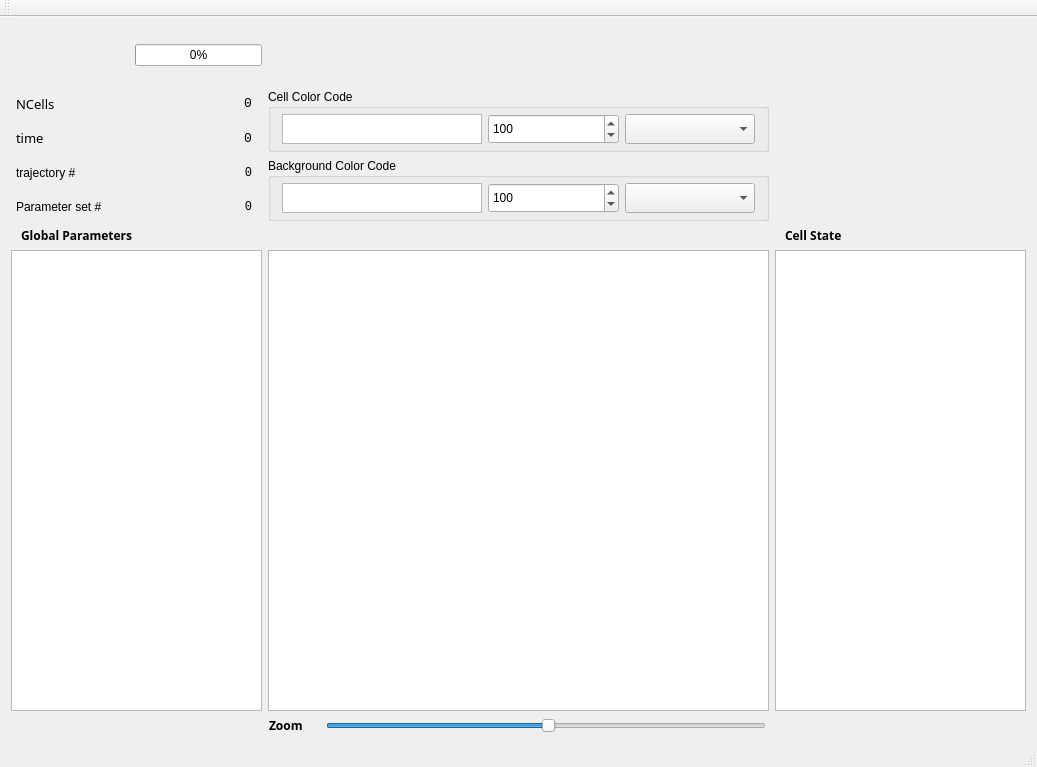
<?xml version="1.0" encoding="UTF-8"?>
<ui version="4.0">
 <class>MainWindow</class>
 <widget class="QMainWindow" name="MainWindow">
  <property name="geometry">
   <rect>
    <x>0</x>
    <y>0</y>
    <width>1037</width>
    <height>767</height>
   </rect>
  </property>
  <property name="windowTitle">
   <string>Quorum Sensing Simulation</string>
  </property>
  <widget class="QWidget" name="centralWidget">
   <layout class="QGridLayout" name="gridLayout_3">
    <item row="0" column="0">
     <layout class="QGridLayout" name="gridLayout_2" columnstretch="1,2,1">
      <item row="0" column="0">
       <layout class="QHBoxLayout" name="horizontalLayout">
        <item>
         <widget class="QToolButton" name="playButton">
          <property name="text">
           <string/>
          </property>
          <property name="icon">
           <iconset resource="colonyResourceFile.qrc">
            <normaloff>:/icons/realistik_player_play_48.png</normaloff>:/icons/realistik_player_play_48.png</iconset>
          </property>
          <property name="iconSize">
           <size>
            <width>48</width>
            <height>48</height>
           </size>
          </property>
          <property name="autoRaise">
           <bool>true</bool>
          </property>
         </widget>
        </item>
        <item>
         <widget class="QToolButton" name="pauseButton">
          <property name="sizePolicy">
           <sizepolicy hsizetype="Fixed" vsizetype="Fixed">
            <horstretch>0</horstretch>
            <verstretch>0</verstretch>
           </sizepolicy>
          </property>
          <property name="text">
           <string/>
          </property>
          <property name="icon">
           <iconset resource="colonyResourceFile.qrc">
            <normaloff>:/icons/realistik_player_pause_48.png</normaloff>:/icons/realistik_player_pause_48.png</iconset>
          </property>
          <property name="iconSize">
           <size>
            <width>48</width>
            <height>48</height>
           </size>
          </property>
          <property name="autoRaise">
           <bool>true</bool>
          </property>
         </widget>
        </item>
        <item>
         <widget class="QProgressBar" name="simulationProgressBar">
          <property name="maximumSize">
           <size>
            <width>300</width>
            <height>16777215</height>
           </size>
          </property>
          <property name="value">
           <number>0</number>
          </property>
         </widget>
        </item>
       </layout>
      </item>
      <item row="1" column="0">
       <layout class="QGridLayout" name="gridLayout">
        <property name="leftMargin">
         <number>5</number>
        </property>
        <property name="rightMargin">
         <number>10</number>
        </property>
        <item row="1" column="0">
         <widget class="QLabel" name="NCells">
          <property name="font">
           <font>
            <family>Sans Serif</family>
            <pointsize>10</pointsize>
           </font>
          </property>
          <property name="text">
           <string>NCells</string>
          </property>
         </widget>
        </item>
        <item row="1" column="1">
         <widget class="QLabel" name="NCellsNum">
          <property name="font">
           <font>
            <family>Monospace</family>
            <pointsize>10</pointsize>
           </font>
          </property>
          <property name="layoutDirection">
           <enum>Qt::LeftToRight</enum>
          </property>
          <property name="text">
           <string>0</string>
          </property>
          <property name="alignment">
           <set>Qt::AlignRight|Qt::AlignTrailing|Qt::AlignVCenter</set>
          </property>
         </widget>
        </item>
        <item row="2" column="0">
         <widget class="QLabel" name="time">
          <property name="font">
           <font>
            <family>Sans Serif</family>
            <pointsize>10</pointsize>
           </font>
          </property>
          <property name="text">
           <string>time</string>
          </property>
         </widget>
        </item>
        <item row="2" column="1">
         <widget class="QLabel" name="timeNum">
          <property name="font">
           <font>
            <family>Monospace</family>
            <pointsize>10</pointsize>
           </font>
          </property>
          <property name="layoutDirection">
           <enum>Qt::LeftToRight</enum>
          </property>
          <property name="text">
           <string>0</string>
          </property>
          <property name="alignment">
           <set>Qt::AlignRight|Qt::AlignTrailing|Qt::AlignVCenter</set>
          </property>
         </widget>
        </item>
        <item row="3" column="0">
         <widget class="QLabel" name="iTraj">
          <property name="text">
           <string>trajectory #</string>
          </property>
         </widget>
        </item>
        <item row="3" column="1">
         <widget class="QLabel" name="iTrajNum">
          <property name="font">
           <font>
            <family>Monospace</family>
           </font>
          </property>
          <property name="layoutDirection">
           <enum>Qt::LeftToRight</enum>
          </property>
          <property name="text">
           <string>0</string>
          </property>
          <property name="alignment">
           <set>Qt::AlignRight|Qt::AlignTrailing|Qt::AlignVCenter</set>
          </property>
         </widget>
        </item>
        <item row="4" column="0">
         <widget class="QLabel" name="iParameterSet">
          <property name="text">
           <string>Parameter set #</string>
          </property>
         </widget>
        </item>
        <item row="4" column="1">
         <widget class="QLabel" name="iParameterSetNum">
          <property name="font">
           <font>
            <family>Monospace</family>
           </font>
          </property>
          <property name="text">
           <string>0</string>
          </property>
          <property name="alignment">
           <set>Qt::AlignRight|Qt::AlignTrailing|Qt::AlignVCenter</set>
          </property>
         </widget>
        </item>
       </layout>
      </item>
      <item row="1" column="1">
       <layout class="QVBoxLayout" name="verticalLayout">
        <item>
         <widget class="QGroupBox" name="groupBox">
          <property name="sizePolicy">
           <sizepolicy hsizetype="Preferred" vsizetype="Fixed">
            <horstretch>0</horstretch>
            <verstretch>0</verstretch>
           </sizepolicy>
          </property>
          <property name="minimumSize">
           <size>
            <width>0</width>
            <height>0</height>
           </size>
          </property>
          <property name="maximumSize">
           <size>
            <width>700</width>
            <height>16777215</height>
           </size>
          </property>
          <property name="title">
           <string>Cell Color Code</string>
          </property>
          <property name="alignment">
           <set>Qt::AlignLeading|Qt::AlignLeft|Qt::AlignTop</set>
          </property>
          <layout class="QHBoxLayout" name="horizontalLayout_5">
           <property name="topMargin">
            <number>5</number>
           </property>
           <property name="bottomMargin">
            <number>5</number>
           </property>
           <item>
            <layout class="QHBoxLayout" name="horizontalLayout_2" stretch="2,1,1">
             <item>
              <widget class="QGraphicsView" name="colorCodeGraphicsView">
               <property name="sizePolicy">
                <sizepolicy hsizetype="Preferred" vsizetype="Fixed">
                 <horstretch>0</horstretch>
                 <verstretch>0</verstretch>
                </sizepolicy>
               </property>
               <property name="minimumSize">
                <size>
                 <width>30</width>
                 <height>30</height>
                </size>
               </property>
               <property name="maximumSize">
                <size>
                 <width>200</width>
                 <height>16777215</height>
                </size>
               </property>
               <property name="baseSize">
                <size>
                 <width>150</width>
                 <height>30</height>
                </size>
               </property>
               <property name="verticalScrollBarPolicy">
                <enum>Qt::ScrollBarAlwaysOff</enum>
               </property>
               <property name="horizontalScrollBarPolicy">
                <enum>Qt::ScrollBarAlwaysOff</enum>
               </property>
               <property name="interactive">
                <bool>false</bool>
               </property>
              </widget>
             </item>
             <item>
              <widget class="QDoubleSpinBox" name="speciesColorMaxValueSpinBox">
               <property name="sizePolicy">
                <sizepolicy hsizetype="Preferred" vsizetype="Fixed">
                 <horstretch>0</horstretch>
                 <verstretch>0</verstretch>
                </sizepolicy>
               </property>
               <property name="minimumSize">
                <size>
                 <width>60</width>
                 <height>30</height>
                </size>
               </property>
               <property name="baseSize">
                <size>
                 <width>60</width>
                 <height>30</height>
                </size>
               </property>
               <property name="accelerated">
                <bool>true</bool>
               </property>
               <property name="decimals">
                <number>0</number>
               </property>
               <property name="maximum">
                <double>10000.000000000000000</double>
               </property>
               <property name="singleStep">
                <double>10.000000000000000</double>
               </property>
               <property name="value">
                <double>100.000000000000000</double>
               </property>
              </widget>
             </item>
             <item>
              <widget class="QComboBox" name="speciesColorComboBox">
               <property name="minimumSize">
                <size>
                 <width>60</width>
                 <height>30</height>
                </size>
               </property>
               <property name="baseSize">
                <size>
                 <width>60</width>
                 <height>30</height>
                </size>
               </property>
              </widget>
             </item>
            </layout>
           </item>
          </layout>
          <zorder></zorder>
         </widget>
        </item>
        <item>
         <widget class="QGroupBox" name="groupBox_2">
          <property name="sizePolicy">
           <sizepolicy hsizetype="Preferred" vsizetype="Fixed">
            <horstretch>0</horstretch>
            <verstretch>0</verstretch>
           </sizepolicy>
          </property>
          <property name="maximumSize">
           <size>
            <width>700</width>
            <height>16777215</height>
           </size>
          </property>
          <property name="title">
           <string>Background Color Code</string>
          </property>
          <layout class="QHBoxLayout" name="horizontalLayout_4">
           <property name="topMargin">
            <number>5</number>
           </property>
           <property name="bottomMargin">
            <number>5</number>
           </property>
           <item>
            <layout class="QHBoxLayout" name="horizontalLayout_3" stretch="2,1,1">
             <item>
              <widget class="QGraphicsView" name="colorCodeBackgroundGraphicsView">
               <property name="sizePolicy">
                <sizepolicy hsizetype="Preferred" vsizetype="Fixed">
                 <horstretch>0</horstretch>
                 <verstretch>0</verstretch>
                </sizepolicy>
               </property>
               <property name="minimumSize">
                <size>
                 <width>30</width>
                 <height>30</height>
                </size>
               </property>
               <property name="maximumSize">
                <size>
                 <width>200</width>
                 <height>16777215</height>
                </size>
               </property>
               <property name="baseSize">
                <size>
                 <width>150</width>
                 <height>30</height>
                </size>
               </property>
               <property name="verticalScrollBarPolicy">
                <enum>Qt::ScrollBarAlwaysOff</enum>
               </property>
               <property name="horizontalScrollBarPolicy">
                <enum>Qt::ScrollBarAlwaysOff</enum>
               </property>
               <property name="interactive">
                <bool>false</bool>
               </property>
              </widget>
             </item>
             <item>
              <widget class="QDoubleSpinBox" name="speciesBackgroundColorMaxValueSpinBox">
               <property name="sizePolicy">
                <sizepolicy hsizetype="Preferred" vsizetype="Fixed">
                 <horstretch>0</horstretch>
                 <verstretch>0</verstretch>
                </sizepolicy>
               </property>
               <property name="minimumSize">
                <size>
                 <width>60</width>
                 <height>30</height>
                </size>
               </property>
               <property name="decimals">
                <number>0</number>
               </property>
               <property name="maximum">
                <double>10000.000000000000000</double>
               </property>
               <property name="singleStep">
                <double>10.000000000000000</double>
               </property>
               <property name="value">
                <double>100.000000000000000</double>
               </property>
              </widget>
             </item>
             <item>
              <widget class="QComboBox" name="speciesBackgroundColorComboBox">
               <property name="minimumSize">
                <size>
                 <width>60</width>
                 <height>30</height>
                </size>
               </property>
               <property name="baseSize">
                <size>
                 <width>60</width>
                 <height>30</height>
                </size>
               </property>
              </widget>
             </item>
            </layout>
           </item>
          </layout>
         </widget>
        </item>
       </layout>
      </item>
      <item row="2" column="0">
       <widget class="QLabel" name="label_2">
        <property name="font">
         <font>
          <family>Sans Serif</family>
          <weight>75</weight>
          <bold>true</bold>
         </font>
        </property>
        <property name="text">
         <string>Global Parameters</string>
        </property>
        <property name="indent">
         <number>10</number>
        </property>
       </widget>
      </item>
      <item row="2" column="2">
       <widget class="QLabel" name="label_3">
        <property name="font">
         <font>
          <family>Sans Serif</family>
          <weight>75</weight>
          <bold>true</bold>
         </font>
        </property>
        <property name="text">
         <string>Cell State</string>
        </property>
        <property name="indent">
         <number>10</number>
        </property>
       </widget>
      </item>
      <item row="3" column="0">
       <widget class="QTableView" name="globalParameterTableView">
        <property name="sizePolicy">
         <sizepolicy hsizetype="Expanding" vsizetype="Expanding">
          <horstretch>0</horstretch>
          <verstretch>0</verstretch>
         </sizepolicy>
        </property>
        <property name="baseSize">
         <size>
          <width>200</width>
          <height>500</height>
         </size>
        </property>
        <property name="editTriggers">
         <set>QAbstractItemView::NoEditTriggers</set>
        </property>
        <attribute name="horizontalHeaderVisible">
         <bool>false</bool>
        </attribute>
        <attribute name="verticalHeaderVisible">
         <bool>false</bool>
        </attribute>
       </widget>
      </item>
      <item row="3" column="1">
       <widget class="QGraphicsView" name="colonyView">
        <property name="sizePolicy">
         <sizepolicy hsizetype="Preferred" vsizetype="Preferred">
          <horstretch>0</horstretch>
          <verstretch>0</verstretch>
         </sizepolicy>
        </property>
        <property name="maximumSize">
         <size>
          <width>700</width>
          <height>700</height>
         </size>
        </property>
        <property name="baseSize">
         <size>
          <width>500</width>
          <height>500</height>
         </size>
        </property>
        <property name="toolTip">
         <string/>
        </property>
        <property name="frameShape">
         <enum>QFrame::StyledPanel</enum>
        </property>
        <property name="frameShadow">
         <enum>QFrame::Sunken</enum>
        </property>
        <property name="lineWidth">
         <number>1</number>
        </property>
        <property name="renderHints">
         <set>QPainter::Antialiasing|QPainter::TextAntialiasing</set>
        </property>
        <property name="cacheMode">
         <set>QGraphicsView::CacheBackground</set>
        </property>
        <property name="viewportUpdateMode">
         <enum>QGraphicsView::SmartViewportUpdate</enum>
        </property>
       </widget>
      </item>
      <item row="3" column="2">
       <widget class="QTableView" name="cellStateTableView">
        <property name="sizePolicy">
         <sizepolicy hsizetype="Expanding" vsizetype="Expanding">
          <horstretch>0</horstretch>
          <verstretch>0</verstretch>
         </sizepolicy>
        </property>
        <property name="baseSize">
         <size>
          <width>200</width>
          <height>500</height>
         </size>
        </property>
       </widget>
      </item>
      <item row="4" column="1">
       <layout class="QHBoxLayout" name="horizontalLayout_6">
        <item>
         <widget class="QLabel" name="label">
          <property name="sizePolicy">
           <sizepolicy hsizetype="Minimum" vsizetype="Preferred">
            <horstretch>0</horstretch>
            <verstretch>0</verstretch>
           </sizepolicy>
          </property>
          <property name="minimumSize">
           <size>
            <width>50</width>
            <height>0</height>
           </size>
          </property>
          <property name="maximumSize">
           <size>
            <width>50</width>
            <height>16777215</height>
           </size>
          </property>
          <property name="font">
           <font>
            <family>Sans Serif</family>
            <weight>75</weight>
            <bold>true</bold>
           </font>
          </property>
          <property name="text">
           <string>Zoom</string>
          </property>
         </widget>
        </item>
        <item>
         <widget class="QSlider" name="zoomSlider">
          <property name="sizePolicy">
           <sizepolicy hsizetype="Expanding" vsizetype="Fixed">
            <horstretch>0</horstretch>
            <verstretch>0</verstretch>
           </sizepolicy>
          </property>
          <property name="maximumSize">
           <size>
            <width>440</width>
            <height>16777215</height>
           </size>
          </property>
          <property name="value">
           <number>50</number>
          </property>
          <property name="orientation">
           <enum>Qt::Horizontal</enum>
          </property>
         </widget>
        </item>
       </layout>
      </item>
     </layout>
    </item>
   </layout>
  </widget>
  <widget class="QToolBar" name="mainToolBar">
   <attribute name="toolBarArea">
    <enum>TopToolBarArea</enum>
   </attribute>
   <attribute name="toolBarBreak">
    <bool>false</bool>
   </attribute>
  </widget>
  <widget class="QStatusBar" name="statusBar"/>
 </widget>
 <layoutdefault spacing="6" margin="11"/>
 <resources>
  <include location="colonyResourceFile.qrc"/>
 </resources>
 <connections>
  <connection>
   <sender>MainWindow</sender>
   <signal>updateSimulationProgressBar(int)</signal>
   <receiver>simulationProgressBar</receiver>
   <slot>setValue(int)</slot>
   <hints>
    <hint type="sourcelabel">
     <x>268</x>
     <y>260</y>
    </hint>
    <hint type="destinationlabel">
     <x>225</x>
     <y>63</y>
    </hint>
   </hints>
  </connection>
  <connection>
   <sender>playButton</sender>
   <signal>clicked()</signal>
   <receiver>MainWindow</receiver>
   <slot>playSimulation()</slot>
   <hints>
    <hint type="sourcelabel">
     <x>32</x>
     <y>50</y>
    </hint>
    <hint type="destinationlabel">
     <x>46</x>
     <y>173</y>
    </hint>
   </hints>
  </connection>
  <connection>
   <sender>MainWindow</sender>
   <signal>updateTrajectoryCounter(QString)</signal>
   <receiver>iTrajNum</receiver>
   <slot>setText(QString)</slot>
   <hints>
    <hint type="sourcelabel">
     <x>132</x>
     <y>228</y>
    </hint>
    <hint type="destinationlabel">
     <x>216</x>
     <y>179</y>
    </hint>
   </hints>
  </connection>
  <connection>
   <sender>MainWindow</sender>
   <signal>updateNCells(int)</signal>
   <receiver>NCellsNum</receiver>
   <slot>setNum(int)</slot>
   <hints>
    <hint type="sourcelabel">
     <x>167</x>
     <y>196</y>
    </hint>
    <hint type="destinationlabel">
     <x>137</x>
     <y>94</y>
    </hint>
   </hints>
  </connection>
  <connection>
   <sender>MainWindow</sender>
   <signal>updateTimeSimulation(QString)</signal>
   <receiver>timeNum</receiver>
   <slot>setText(QString)</slot>
   <hints>
    <hint type="sourcelabel">
     <x>210</x>
     <y>186</y>
    </hint>
    <hint type="destinationlabel">
     <x>216</x>
     <y>146</y>
    </hint>
   </hints>
  </connection>
  <connection>
   <sender>MainWindow</sender>
   <signal>updateParameterSetCounter(QString)</signal>
   <receiver>iParameterSetNum</receiver>
   <slot>setText(QString)</slot>
   <hints>
    <hint type="sourcelabel">
     <x>239</x>
     <y>217</y>
    </hint>
    <hint type="destinationlabel">
     <x>216</x>
     <y>212</y>
    </hint>
   </hints>
  </connection>
  <connection>
   <sender>zoomSlider</sender>
   <signal>valueChanged(int)</signal>
   <receiver>MainWindow</receiver>
   <slot>on_zoomSlider_valueChanged(int)</slot>
   <hints>
    <hint type="sourcelabel">
     <x>406</x>
     <y>732</y>
    </hint>
    <hint type="destinationlabel">
     <x>230</x>
     <y>548</y>
    </hint>
   </hints>
  </connection>
  <connection>
   <sender>speciesColorComboBox</sender>
   <signal>activated(int)</signal>
   <receiver>MainWindow</receiver>
   <slot>setSpeciesCellColorIndex(int)</slot>
   <hints>
    <hint type="sourcelabel">
     <x>690</x>
     <y>119</y>
    </hint>
    <hint type="destinationlabel">
     <x>532</x>
     <y>36</y>
    </hint>
   </hints>
  </connection>
  <connection>
   <sender>speciesColorMaxValueSpinBox</sender>
   <signal>valueChanged(double)</signal>
   <receiver>MainWindow</receiver>
   <slot>setSpeciesCellColorMaxValue(double)</slot>
   <hints>
    <hint type="sourcelabel">
     <x>568</x>
     <y>122</y>
    </hint>
    <hint type="destinationlabel">
     <x>488</x>
     <y>61</y>
    </hint>
   </hints>
  </connection>
  <connection>
   <sender>speciesBackgroundColorMaxValueSpinBox</sender>
   <signal>valueChanged(double)</signal>
   <receiver>MainWindow</receiver>
   <slot>setSpeciesBackgroundColorMaxValue(double)</slot>
   <hints>
    <hint type="sourcelabel">
     <x>587</x>
     <y>204</y>
    </hint>
    <hint type="destinationlabel">
     <x>755</x>
     <y>52</y>
    </hint>
   </hints>
  </connection>
  <connection>
   <sender>speciesBackgroundColorComboBox</sender>
   <signal>activated(int)</signal>
   <receiver>MainWindow</receiver>
   <slot>setSpeciesBackgroundColorIndex(int)</slot>
   <hints>
    <hint type="sourcelabel">
     <x>723</x>
     <y>204</y>
    </hint>
    <hint type="destinationlabel">
     <x>836</x>
     <y>87</y>
    </hint>
   </hints>
  </connection>
  <connection>
   <sender>pauseButton</sender>
   <signal>clicked()</signal>
   <receiver>MainWindow</receiver>
   <slot>pauseSimulation()</slot>
   <hints>
    <hint type="sourcelabel">
     <x>104</x>
     <y>59</y>
    </hint>
    <hint type="destinationlabel">
     <x>283</x>
     <y>33</y>
    </hint>
   </hints>
  </connection>
 </connections>
 <slots>
  <signal>updateNCells(int)</signal>
  <signal>updateTimeSimulation(QString)</signal>
  <signal>updateTotalTimeSimulation(QString)</signal>
  <signal>updateTrajectoryCounter(QString)</signal>
  <signal>updateParameterSetCounter(QString)</signal>
  <signal>updateSimulationProgressBar(int)</signal>
  <signal>updateGlobalParameterTable()</signal>
  <slot>playSimulation()</slot>
  <slot>resetSimulation()</slot>
  <slot>on_zoomSlider_valueChanged(int)</slot>
  <slot>setSpeciesCellColorIndex(int)</slot>
  <slot>setSpeciesCellColorMaxValue(double)</slot>
  <slot>setSpeciesBackgroundColorMaxValue(double)</slot>
  <slot>setSpeciesBackgroundColorIndex(int)</slot>
  <slot>updateSpeciesColorCodeView()</slot>
  <slot>pauseSimulation()</slot>
  <slot>openOpenGLViewer()</slot>
 </slots>
</ui>
